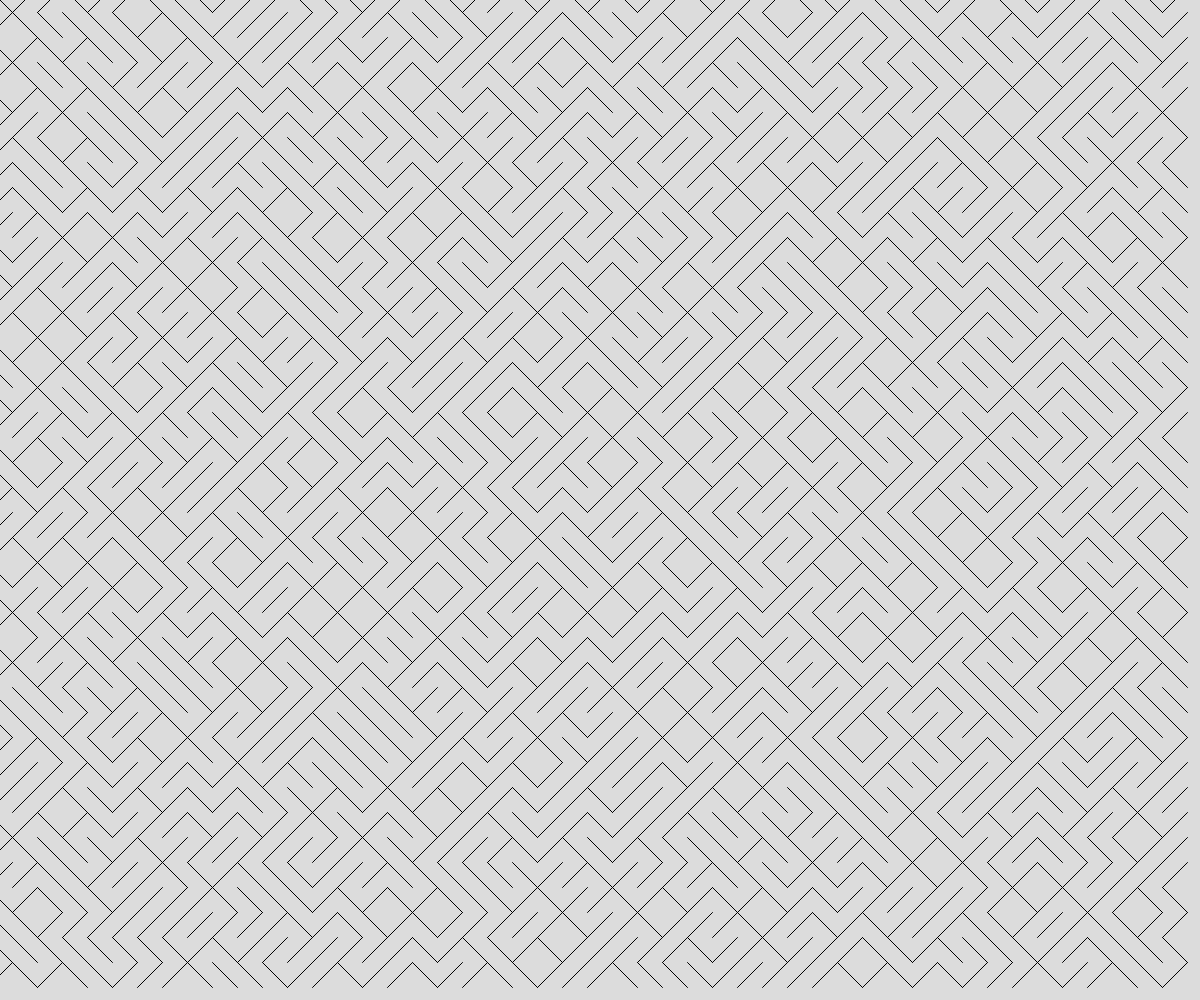
Frame 1 (no input)
Frame 60 (no input): identical to frame 1, image omitted
Frame 120 (the mouse pressed at the canvas centre since frame 60): identical to frame 1, image omitted

The p5.js sketch that drew this single still picture (run headless with seeded random() and noise() and a simulated clock; from frame 60 on, the mouse is pressed at the canvas centre):

// p5.js sketch
// ── sketch.js
// Project Title
// Your Name
// Date
//
// Extra for Experts:
// - describe what you did to take this project "above and beyond"

const TITLE_SIZE = 25;
let theTiles = [];

function setup() {
  createCanvas(windowWidth, windowHeight);
  for (let x =0; x< width; x += TITLE_SIZE){
    for (let y = 0; y<height; y+= TITLE_SIZE){
      let someTitle = spawnTile(x,y);
      theTiles.push(someTitle);      
    }
  }

}

function draw() {
  background(220);

  for (let myTile of theTiles) {
    line(myTile.x1, myTile.y1, myTile.x2, myTile.y2);
  }
}

function spawnTile(x,y) {
  let tile;
  let choice = random(100);

  if (choice > 50){
    tile = {
      x1: x - TITLE_SIZE/2,
      y1: y - TITLE_SIZE/2,
      x2: x + TITLE_SIZE/2,
      y2: y + TITLE_SIZE/2,
    };
  }

  else {
    tile = {
      x1: x - TITLE_SIZE/2,
      y1: y + TITLE_SIZE/2,
      x2: x + TITLE_SIZE/2,
      y2: y - TITLE_SIZE/2,
    };
  }

  return tile;
}
